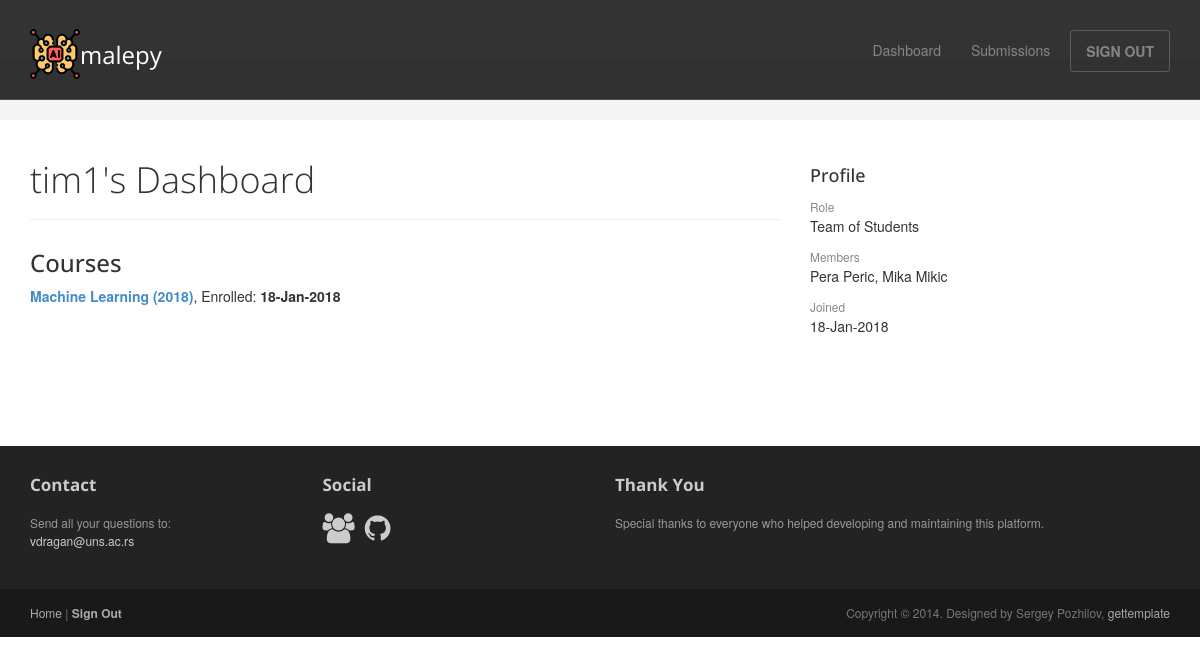
Screenshot of /dashboard/ (signed in) with the database file from the repository.
### malepy/models.py (models this page shows, shortened)
class User(AbstractUser):
    user_role = models.IntegerField(null=False, blank=False, default=0)  # 0 = teacher, 1 = student
    members = models.CharField(max_length=200, null=True, blank=True)

class Enrollment(models.Model):
    user = models.ForeignKey(User, null=False, blank=False)
    course = models.ForeignKey(Course, on_delete=models.CASCADE, null=False, blank=False)
    enrolled = models.DateTimeField(auto_now=True)

class Course(models.Model):
    name = models.CharField(max_length=50, null=False, blank=False)
    year = models.IntegerField(null=False, blank=False, validators=[MinValueValidator(0)])
    users = models.ManyToManyField(
        User,
        through='Enrollment',
    )

### malepy/views.py (the view)
# urls.py: url(r'^dashboard/$', views.dashboard, name='dashboard'),
@login_required(login_url='/')
def dashboard(request):
    this_user = get_object_or_404(User, pk=request.user.id)
    enrollments = Enrollment.objects.filter(user=this_user).order_by('-enrolled')
    context = {"enrollments": enrollments}
    return render(request, 'malepy/dashboard.html', context=context)

### malepy/templates/malepy/dashboard.html (shortened to what this page needs)
{% extends "malepy/user_base.html" %}
{% block article %}
    <header class="page-header">
        <h1 class="page-title">{{ user.username }}'s Dashboard</h1>
    </header>
    <h3>Courses</h3>
    {% for enrollment in enrollments %}
        <p><b><a href="{% url 'malepy:course' enrollment.course.id %}"> {{ enrollment.course.name }} ({{ enrollment.course.year }})</a></b>, Enrolled: <b>{{ enrollment.enrolled|date:"d-M-Y" }}</b> </p>
    {% endfor %}
{% endblock %}

### malepy/templates/malepy/user_base.html (shortened to what this page needs)
<!DOCTYPE html>
<html lang="en">
<head>
    {% load staticfiles %}
	<link rel="stylesheet" href="{% static 'malepy/css/bootstrap.min.css' %}">
	<link rel="stylesheet" href="{% static 'malepy/css/font-awesome.min.css' %}">
	<link rel="stylesheet" href="{% static 'malepy/css/bootstrap-theme.css' %}" media="screen" >
	<link rel="stylesheet" href="{% static 'malepy/css/main.css' %}">
</head>
<body class="home">
	<div class="navbar navbar-inverse navbar-fixed-top headroom" >
		<div class="container">
			<div class="navbar-header">
				<a class="navbar-brand" href="/"><img src="{% static 'malepy/images/artificial-intelligence.png' %}" alt="MaLePY Platform">malepy</a>
			</div>
			<div class="navbar-collapse collapse">
				<ul class="nav navbar-nav pull-right">
					<li><a href="{% url 'malepy:dashboard' %}">Dashboard</a></li>
                    {% if user.user_role %}
                        <li><a href="{% url 'malepy:history' user.id %}">Submissions</a></li>
                    {% endif %}
					<li><a class="btn" href="{% url 'malepy:logout' %}">SIGN OUT</a></li>
				</ul>
			</div>
		</div>
	</div>
     <div class="jumbotron top-space">
    </div>
	<div class="container">
		<div class="row">
			<article class="col-sm-8 maincontent">
				{% block article %}
                {% endblock %}
			</article>
			<aside class="col-sm-4 sidebar sidebar-right">
				<div class="widget">
					<h4>Profile</h4>
					<ul class="list-unstyled list-spaces">
                        {% if user.user_role %}
                            {% if user.members %}
                                <li><span class="small text-muted">Role</span><p>Team of Students</p></li>
                                <li><span class="small text-muted">Members</span><p>{{ user.members }}</p>
                                </li>
                            {% else %}
                                <li><span class="small text-muted">Role</span><p>Student</p></li>
                                <li><span class="small text-muted">Name</span><p>{{ user.first_name }} {{ user.last_name }}</p></li>
                            {% endif %}
                        {% else %}
                            <li><span class="small text-muted">Role</span><p>Teacher</p></li>
                            <li><span class="small text-muted">Name</span><p>{{ user.first_name }} {{ user.last_name }}</p></li>
                        {% endif %}
                        <li><span class="small text-muted">Joined</span><p>{{ user.date_joined|date:"d-M-Y" }}</p></li>
					</ul>
				</div>
			</aside>
		</div>
	</div>
	<footer id="footer" class="top-space">
		<div class="footer1">
			<div class="container">
				<div class="row">
					<div class="col-md-3 widget">
						<h3 class="widget-title">Contact</h3>
						<div class="widget-body">
							<p>Send all your questions to:<br>
								<a href="mailto:vdragan@uns.ac.rs">vdragan@uns.ac.rs</a><br>
							</p>
						</div>
					</div>
					<div class="col-md-3 widget">
						<h3 class="widget-title">Social</h3>
						<div class="widget-body">
							<p class="follow-me-icons">
								<a href="http://informatika.ftn.uns.ac.rs/"><i class="fa fa-group fa-2"></i></a>
								<a href="https://github.com/ftn-ai-lab/"><i class="fa fa-github fa-2"></i></a>
							</p>
						</div>
					</div>
					<div class="col-md-6 widget">
						<h3 class="widget-title">Thank You</h3>
						<div class="widget-body">
                            <p>Special thanks to everyone who helped developing and maintaining this platform.</p>
						</div>
					</div>
				</div>
			</div>
		</div>
		<div class="footer2">
			<div class="container">
				<div class="row">
					<div class="col-md-6 widget">
						<div class="widget-body">
							<p class="simplenav">
								<a href="/">Home</a> |
								<b><a href="{% url 'malepy:logout' %}">Sign Out</a></b>
							</p>
						</div>
					</div>
					<div class="col-md-6 widget">
						<div class="widget-body">
							<p class="text-right">
								Copyright &copy; 2014. Designed by Sergey Pozhilov, <a href="http://gettemplate.com/" rel="designer">gettemplate</a>
							</p>
						</div>
					</div>
				</div>
			</div>
		</div>
	</footer>
</body>
</html>

### malepy/static/malepy/css/main.css (style rules this page uses)
.headroom { -webkit-transition: all 0.4s ease-out; -moz-transition: all 0.4s ease-out; -o-transition: all 0.4s ease-out; transition: all 0.4s ease-out; }
h1, h2, h3, h4, h5, h6 { font-family:"Open sans", Helvetica, Arial; }
h1, .h1, h2, .h2, h3, .h3 { margin-top:30px; }
.page-title { margin-top:20px; font-weight:300; }
.text-muted { color:#888; }
ul.list-spaces li { margin-bottom:10px; }
.top-space { margin-top: 60px; }
img { max-width:100%; }
.sidebar { padding-top:36px; padding-bottom:30px; }
.sidebar .widget { margin-bottom:20px; }
.footer1 { background: #232323; padding: 30px 0 0 0; font-size: 12px; color: #999; }
.footer1 a { color: #ccc; }
.footer1 .widget { margin-bottom:30px; }
.footer1 .widget-title { font-size: 17px; font-weight: bold; color: #ccc; margin: 0 0 20px; }
.follow-me-icons { font-size:30px; }
.follow-me-icons i { float:left; margin:0 10px 0 0; }
.footer2 { background: #191919; padding: 15px 0; color: #777; font-size: 12px; }
.footer2 a { color: #aaa; }
.footer2 p { margin: 0; }

### rows the page displays
User: username "tim1", members "Pera Peric, Mika Mikic", date_joined "18-Jan-2018"
Enrollment: course.name "Machine Learning", course.year "2018", enrolled "18-Jan-2018"
